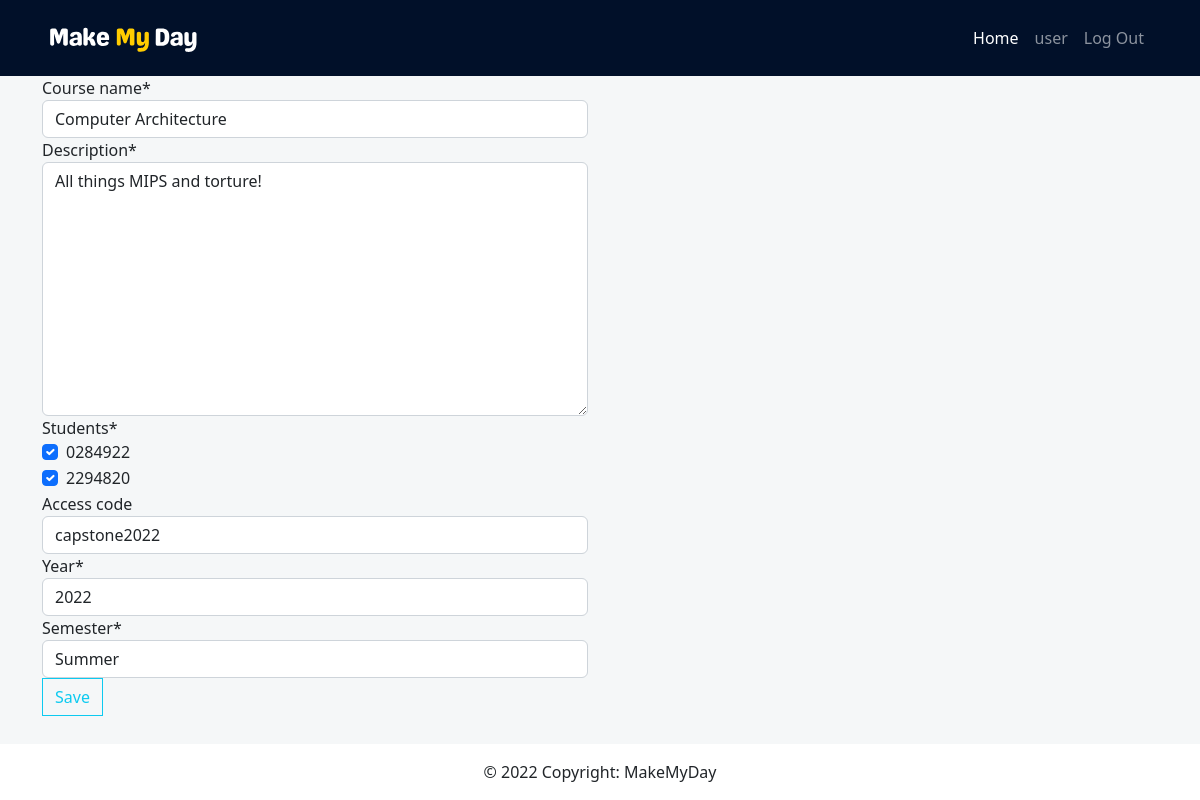
/course/edit/4/ (signed in), run on an earlier commit of the app's database.
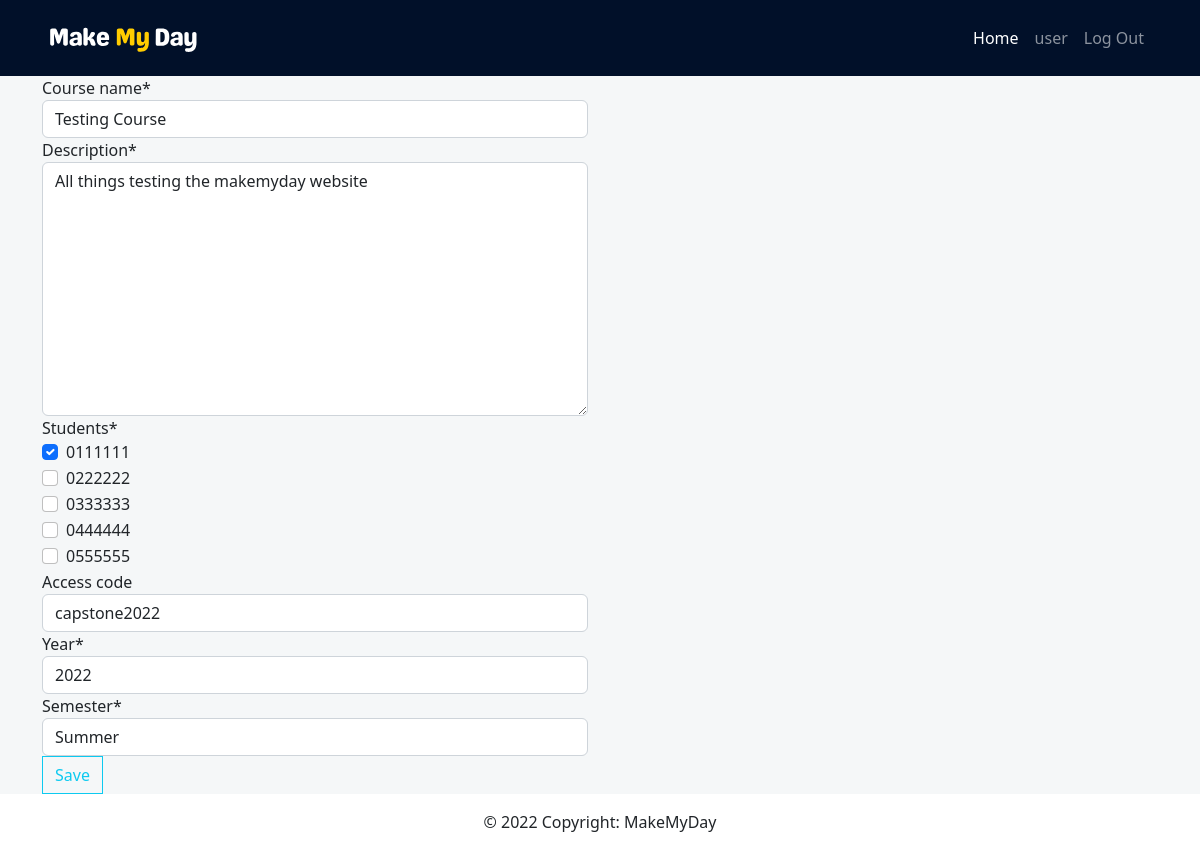
And on a later commit of the database.
### main/models.py (models this page shows, shortened)
class Course(models.Model):
    instructors = models.ManyToManyField(Instructor, related_name="instructors")
    students = models.ManyToManyField(Student, related_name="students")
    course_id = models.BigAutoField(primary_key=True, db_column="course_id")
    course_name = models.CharField(max_length=255)
    description = models.TextField(default="")
    access_code = models.CharField(max_length=100, default="", blank=True)
    year = models.PositiveIntegerField(default=timezone.now().year, validators=[MinValueValidator(1900), max_value_current_year])
    SPRING = "SPRING"
    SUMMER = "SUMMER" # this means once every two days
    FALL = "FALL"
    CHOICES = (
        (SPRING, "Spring"),
        (SUMMER, "Summer"),
        (FALL, "Fall"),
    )
    semester = models.CharField(choices = CHOICES, default=SUMMER, max_length=120)

### course/views.py (the view)
# urls.py: path('edit/<int:pk>/', courseViews.course_edit, name='course_edit'),
@login_required
def course_edit(request, pk):
    course_id = Course.objects.get(course_id= pk)
    form = CourseForm(instance = course_id)
    if request.method == 'POST':
        form = CourseForm(request.POST, instance= course_id)
        if form.is_valid:
            form.save()
            messages.success(request, "You successfully updated the course")
            return redirect(f"/course/{pk}/")
    context = {'form': form}
    return render(request, 'course/course_form.html', context)

### course/form.py
class CourseForm(ModelForm):
    class Meta:
        model = Course
        fields = ['course_name', 'description', 'students', 'access_code', 'year', 'semester']
    students = forms.ModelMultipleChoiceField(queryset=Student.objects.all(),widget=forms.CheckboxSelectMultiple)

### main/models.py (called while the page is built)
    def __str__(self):
        return str(self.student_id)

### course/templates/course/course_form.html
{% extends 'main/base.html' %}
{% load crispy_forms_tags %}
{% block content %}
<div class="container">
    <div class="row">
    <div class="col-md-6">
        <form method="post">{% csrf_token %}
            <div class="form-group">
                {{form|crispy}}
            </div>
            <div class="form-group">
                <button type="submit" class="btn btn-outline-info btn-block">Save</button>
            </div>
        </form>
    </div>
    </div>
</div>
{% endblock %}

What changed in the data, as far as the page shows it:
changed Course "capstone2022": course_name "Computer Architecture" → "Testing Course"; description "All things MIPS and torture!" → "All things testing the makemyday website"
Also different on the page:
form field students: "☑ ☑" → "☑ ☐ ☐ ☐ ☐"
text no longer shown: "Course name * Description * Students * 0284922 2294820 Access code Year * Semester *"
text now shown: "Course name * Description * Students * 0111111 0222222 0333333 0444444 0555555 Access code Year * Semester *"
